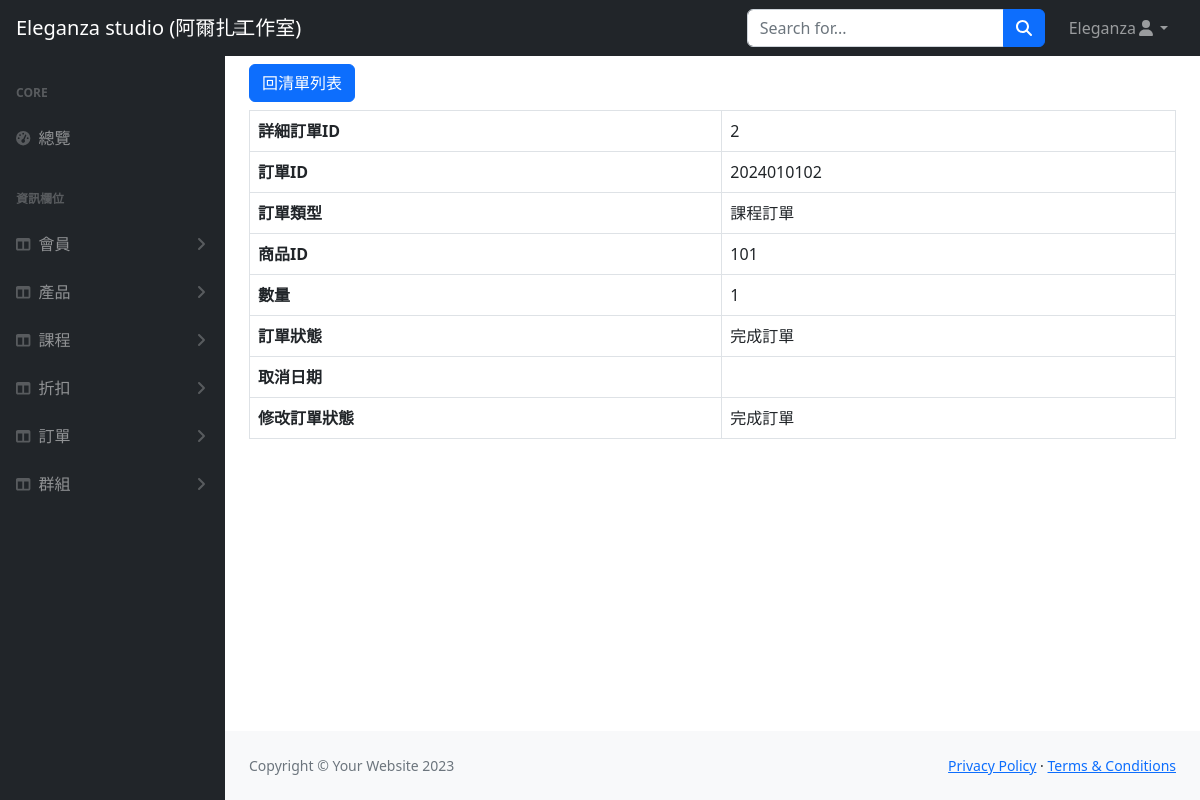
The app's page /orders/order_detail.php?order_id=2024010102 (signed in) with its own data.
### tables this page shows
CREATE TABLE `order_detail` (
  `detail_id` int(3) NOT NULL,
  `order_id` int(13) NOT NULL,
  `course_product_id` int(5) NOT NULL,
  `num` int(2) NOT NULL
);

CREATE TABLE `order` (
  `order_id` int(13) NOT NULL,
  `user_id` int(3) NOT NULL,
  `status` varchar(4) NOT NULL,
  `order_date` datetime NOT NULL,
  `cancel_date` datetime DEFAULT NULL,
  `product_type` varchar(5) DEFAULT NULL
);

### orders/order_detail.php (the view, shortened to what this page needs)
<?php
if (!isset($_GET["order_id"])) {
    $order_id = 0;
} else {
    $order_id = $_GET["order_id"];
}
require_once("../db_connect.php");
$sql = "SELECT order_detail.*, `order`.*
        FROM order_detail
        JOIN `order` ON order_detail.order_id = `order`.order_id
        WHERE order_detail.order_id = $order_id";
$result = $conn->query($sql);
$rowCount = $result->num_rows;
?>
<!DOCTYPE html>
<html lang="en">
<head>
    <link href="https://cdn.jsdelivr.net/npm/simple-datatables@7.1.2/dist/style.min.css" rel="stylesheet" />
    <link href="../css/styles.css" rel="stylesheet" />
</head>
<body class="sb-nav-fixed">
    <nav class="sb-topnav navbar navbar-expand navbar-dark bg-dark">
        <a class="navbar-brand ps-3" href="../index.php">Eleganza studio (阿爾扎工作室)</a>
        <button class="btn btn-link btn-sm order-1 order-lg-0 me-4 me-lg-0" id="sidebarToggle" href="#!"><i class="fas fa-bars"></i></button>
        <form class="d-none d-md-inline-block form-inline ms-auto me-0 me-md-3 my-2 my-md-0">
            <div class="input-group">
                <input class="form-control" type="text" placeholder="Search for..." aria-label="Search for..." aria-describedby="btnNavbarSearch" />
                <button class="btn btn-primary" id="btnNavbarSearch" type="button"><i class="fas fa-search"></i></button>
            </div>
        </form>
        <ul class="navbar-nav ms-auto ms-md-0 me-3 me-lg-4">
            <li class="nav-item dropdown">
                <a class="nav-link dropdown-toggle" id="navbarDropdown" href="#" role="button" data-bs-toggle="dropdown" aria-expanded="false"><?= $_SESSION["user"]["name"] ?><i class="fas fa-user fa-fw"></i></a>
            </li>
        </ul>
    </nav>
    <div id="layoutSidenav">
        <div id="layoutSidenav_nav">
            <nav class="sb-sidenav accordion sb-sidenav-dark" id="sidenavAccordion">
                <div class="sb-sidenav-menu">
                    <div class="nav">
                        <div class="sb-sidenav-menu-heading">Core</div>
                        <a class="nav-link" href="../index.php">
                            <div class="sb-nav-link-icon"><i class="fas fa-tachometer-alt"></i></div>
                            總覽
                        </a>
                        <div class="sb-sidenav-menu-heading">資訊欄位</div>
                        <a class="nav-link collapsed" href="#" data-bs-toggle="collapse" data-bs-target="#users" aria-expanded="false" aria-controls="collapseLayouts">
                            <div class="sb-nav-link-icon"><i class="fas fa-columns"></i></div>
                            會員
                            <div class="sb-sidenav-collapse-arrow"><i class="fas fa-angle-down"></i></div>
                        </a>
                        <a class="nav-link collapsed" href="#" data-bs-toggle="collapse" data-bs-target="#products" aria-expanded="false" aria-controls="collapseLayouts">
                            <div class="sb-nav-link-icon"><i class="fas fa-columns"></i></div>
                            產品
                            <div class="sb-sidenav-collapse-arrow"><i class="fas fa-angle-down"></i></div>
                        </a>
                        <a class="nav-link collapsed" href="#" data-bs-toggle="collapse" data-bs-target="#courses" aria-expanded="false" aria-controls="courses">
                            <div class="sb-nav-link-icon"><i class="fas fa-columns"></i></div>
                            課程
                            <div class="sb-sidenav-collapse-arrow"><i class="fas fa-angle-down"></i></div>
                        </a>
                        <a class="nav-link collapsed" href="#" data-bs-toggle="collapse" data-bs-target="#discounts" aria-expanded="false" aria-controls="collapseLayouts">
                            <div class="sb-nav-link-icon"><i class="fas fa-columns"></i></div>
                            折扣
                            <div class="sb-sidenav-collapse-arrow"><i class="fas fa-angle-down"></i></div>
                        </a>
                        <a class="nav-link collapsed" href="#" data-bs-toggle="collapse" data-bs-target="#orders" aria-expanded="false" aria-controls="collapseLayouts">
                            <div class="sb-nav-link-icon"><i class="fas fa-columns"></i></div>
                            訂單
                            <div class="sb-sidenav-collapse-arrow"><i class="fas fa-angle-down"></i></div>
                        </a>
                        <a class="nav-link collapsed" href="#" data-bs-toggle="collapse" data-bs-target="#groups" aria-expanded="false" aria-controls="groups">
                            <div class="sb-nav-link-icon"><i class="fas fa-columns"></i></div>
                            群組
                            <div class="sb-sidenav-collapse-arrow"><i class="fas fa-angle-down"></i></div>
                        </a>
                    </div>
                </div>
            </nav>
        </div>
        <div id="layoutSidenav_content">
            <main>
                <div class="container-fluid px-4">
                    <div class="py-2">
                        <a class="btn btn-primary" href="orders.php" role="button">回清單列表</a>
                    </div>
                    <?php if ($rowCount == 0) : ?>
                        使用者不存在
                    <?php else :
                        $row = $result->fetch_assoc();
                    ?>
                        <table class="table table-bordered">
                            <tr>
                                <th>詳細訂單ID</th>
                                <td><?= $row["detail_id"] ?></td>
                            </tr>
                            <tr>
                                <th>訂單ID</th>
                                <td><?= $row["order_id"] ?></td>
                            </tr>
                            <tr>
                                <th>訂單類型</th>
                                <td><?= $row["product_type"] ?></td>
                            </tr>
                            <tr>
                                <th>商品ID</th>
                                <td><?= $row["course_product_id"] ?></td>
                            </tr>
                            <tr>
                                <th>數量</th>
                                <td><?= $row["num"] ?></td>
                            </tr>
                            <tr>
                                <th>訂單狀態</th>
                                <td><?= $row["status"] ?></td>
                            </tr>
                            <tr>
                                <th>取消日期</th>
                                <td><?= $row["cancel_date"] ?></td>
                            </tr>
                            <tr>
                                <th>修改訂單狀態</th>
                                <td>
                                    <?php if ($row["status"] == '未取貨') : ?>
                                        <form method="post" action="">
                                            <input type="hidden" name="order_id" value="<?= $row["order_id"] ?>">
                                            <select name="new_status" class="form-select" required>
                                                <option value="未取貨" <?php if ($row["status"] == "未取貨") echo "selected"; ?>>未取貨</option>
                                                <option value="完成訂單" <?php if ($row["status"] == "完成訂單") echo "selected"; ?>>完成訂單</option>
                                                <option value="取消訂單" <?php if ($row["status"] == "取消訂單") echo "selected"; ?>>取消訂單</option>
                                            </select>
                                            <button type="submit" class="btn btn-primary btn-sm">更新狀態</button>
                                        </form>
                                    <?php else : ?>
                                        <?= $row["status"] ?>
                                    <?php endif; ?>
                                </td>
                            </tr>
                        </table>
                    <?php endif; ?>
                </div>
            </main>
            <footer class="py-4 bg-light mt-auto">
                <div class="container-fluid px-4">
                    <div class="d-flex align-items-center justify-content-between small">
                        <div class="text-muted">Copyright &copy; Your Website 2023</div>
                        <div>
                            <a href="#">Privacy Policy</a>
                            &middot;
                            <a href="#">Terms &amp; Conditions</a>
                        </div>
                    </div>
                </div>
            </footer>
        </div>
    </div>
</body>s
</html>

### records on screen
order_detail: detail_id "2", order.order_id "2024010102", order.product_type "課程訂單", course_product "101", num "1", order.status "完成訂單"

### other values on screen
$_SESSION["user"]["name"] "Eleganza"
